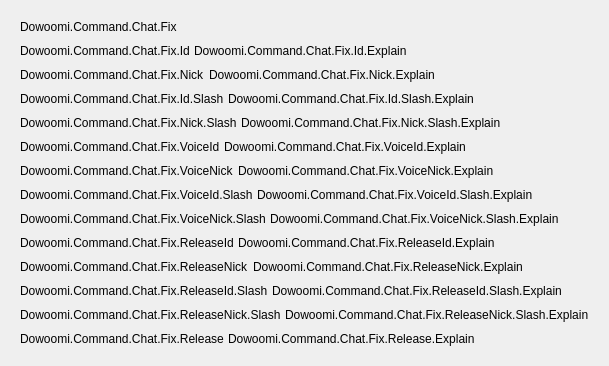
              <widget class="QWidget" name="widget_ChatFix" native="true">
               <property name="maximumSize">
                <size>
                 <width>16777215</width>
                 <height>16777215</height>
                </size>
               </property>
               <layout class="QVBoxLayout" name="verticalLayout_5">
                <property name="spacing">
                 <number>10</number>
                </property>
                <property name="leftMargin">
                 <number>20</number>
                </property>
                <property name="topMargin">
                 <number>20</number>
                </property>
                <property name="rightMargin">
                 <number>20</number>
                </property>
                <property name="bottomMargin">
                 <number>20</number>
                </property>
                <item>
                 <widget class="QLabel" name="label_ChatFix">
                  <property name="text">
                   <string>Dowoomi.Command.Chat.Fix</string>
                  </property>
                 </widget>
                </item>
                <item>
                 <layout class="QVBoxLayout" name="verticalLayout_8">
                  <property name="bottomMargin">
                   <number>0</number>
                  </property>
                  <item>
                   <layout class="QHBoxLayout" name="horizontalLayout_23">
                    <property name="spacing">
                     <number>4</number>
                    </property>
                    <item>
                     <widget class="QLabel" name="label_ChatFixId">
                      <property name="text">
                       <string>Dowoomi.Command.Chat.Fix.Id</string>
                      </property>
                      <property name="labelType" stdset="0">
                       <string>command</string>
                      </property>
                     </widget>
                    </item>
                    <item>
                     <widget class="QLabel" name="label_ChatFixIdExplain">
                      <property name="sizePolicy">
                       <sizepolicy hsizetype="Expanding" vsizetype="Preferred">
                        <horstretch>0</horstretch>
                        <verstretch>0</verstretch>
                       </sizepolicy>
                      </property>
                      <property name="text">
                       <string>Dowoomi.Command.Chat.Fix.Id.Explain</string>
                      </property>
                     </widget>
                    </item>
                   </layout>
                  </item>
                  <item>
                   <layout class="QHBoxLayout" name="horizontalLayout_24">
                    <property name="spacing">
                     <number>4</number>
                    </property>
                    <item>
                     <widget class="QLabel" name="label_ChatFixNickname">
                      <property name="text">
                       <string>Dowoomi.Command.Chat.Fix.Nick</string>
                      </property>
                      <property name="labelType" stdset="0">
                       <string>command</string>
                      </property>
                     </widget>
                    </item>
                    <item>
                     <widget class="QLabel" name="label_ChatFixNicknameExplain">
                      <property name="sizePolicy">
                       <sizepolicy hsizetype="Expanding" vsizetype="Preferred">
                        <horstretch>0</horstretch>
                        <verstretch>0</verstretch>
                       </sizepolicy>
                      </property>
                      <property name="text">
                       <string>Dowoomi.Command.Chat.Fix.Nick.Explain</string>
                      </property>
                     </widget>
                    </item>
                   </layout>
                  </item>
                  <item>
                   <layout class="QHBoxLayout" name="horizontalLayout_25">
                    <property name="spacing">
                     <number>4</number>
                    </property>
                    <item>
                     <widget class="QLabel" name="label_ChatFixIdSlashExplain">
                      <property name="text">
                       <string>Dowoomi.Command.Chat.Fix.Id.Slash</string>
                      </property>
                      <property name="labelType" stdset="0">
                       <string>command</string>
                      </property>
                     </widget>
                    </item>
                    <item>
                     <widget class="QLabel" name="label_ChatFixIdSlash">
                      <property name="sizePolicy">
                       <sizepolicy hsizetype="Expanding" vsizetype="Preferred">
                        <horstretch>0</horstretch>
                        <verstretch>0</verstretch>
                       </sizepolicy>
                      </property>
                      <property name="text">
                       <string>Dowoomi.Command.Chat.Fix.Id.Slash.Explain</string>
                      </property>
                     </widget>
                    </item>
                   </layout>
                  </item>
                  <item>
                   <layout class="QHBoxLayout" name="horizontalLayout_26">
                    <property name="spacing">
                     <number>4</number>
                    </property>
                    <item>
                     <widget class="QLabel" name="label_ChatFixNickSlash">
                      <property name="text">
                       <string>Dowoomi.Command.Chat.Fix.Nick.Slash</string>
                      </property>
                      <property name="labelType" stdset="0">
                       <string>command</string>
                      </property>
                     </widget>
                    </item>
                    <item>
                     <widget class="QLabel" name="label_ChatFixNickSlashExplain">
                      <property name="sizePolicy">
                       <sizepolicy hsizetype="Expanding" vsizetype="Preferred">
                        <horstretch>0</horstretch>
                        <verstretch>0</verstretch>
                       </sizepolicy>
                      </property>
                      <property name="text">
                       <string>Dowoomi.Command.Chat.Fix.Nick.Slash.Explain</string>
                      </property>
                     </widget>
                    </item>
                   </layout>
                  </item>
                  <item>
                   <layout class="QHBoxLayout" name="horizontalLayout_27">
                    <property name="spacing">
                     <number>4</number>
                    </property>
                    <item>
                     <widget class="QLabel" name="label_ChatFixVoiceIdExplain">
                      <property name="text">
                       <string>Dowoomi.Command.Chat.Fix.VoiceId</string>
                      </property>
                      <property name="labelType" stdset="0">
                       <string>command</string>
                      </property>
                     </widget>
                    </item>
                    <item>
                     <widget class="QLabel" name="label_ChatFixVoiceId">
                      <property name="sizePolicy">
                       <sizepolicy hsizetype="Expanding" vsizetype="Preferred">
                        <horstretch>0</horstretch>
                        <verstretch>0</verstretch>
                       </sizepolicy>
                      </property>
                      <property name="text">
                       <string>Dowoomi.Command.Chat.Fix.VoiceId.Explain</string>
                      </property>
                     </widget>
                    </item>
                   </layout>
                  </item>
                  <item>
                   <layout class="QHBoxLayout" name="horizontalLayout_28">
                    <property name="spacing">
                     <number>4</number>
                    </property>
                    <item>
                     <widget class="QLabel" name="label_ChatFixVoiceNickExplain">
                      <property name="text">
                       <string>Dowoomi.Command.Chat.Fix.VoiceNick</string>
                      </property>
                      <property name="labelType" stdset="0">
                       <string>command</string>
                      </property>
                     </widget>
                    </item>
                    <item>
                     <widget class="QLabel" name="label_ChatFixVoiceNick">
                      <property name="sizePolicy">
                       <sizepolicy hsizetype="Expanding" vsizetype="Preferred">
                        <horstretch>0</horstretch>
                        <verstretch>0</verstretch>
                       </sizepolicy>
                      </property>
                      <property name="text">
                       <string>Dowoomi.Command.Chat.Fix.VoiceNick.Explain</string>
                      </property>
                     </widget>
                    </item>
                   </layout>
                  </item>
                  <item>
                   <layout class="QHBoxLayout" name="horizontalLayout_29">
                    <property name="spacing">
                     <number>4</number>
                    </property>
                    <item>
                     <widget class="QLabel" name="label_ChatFixVoiceSlashId">
                      <property name="text">
                       <string>Dowoomi.Command.Chat.Fix.VoiceId.Slash</string>
                      </property>
                      <property name="labelType" stdset="0">
                       <string>command</string>
                      </property>
                     </widget>
                    </item>
                    <item>
                     <widget class="QLabel" name="label_ChatFixVoiceSlashIdExplain">
                      <property name="sizePolicy">
                       <sizepolicy hsizetype="Expanding" vsizetype="Preferred">
                        <horstretch>0</horstretch>
                        <verstretch>0</verstretch>
                       </sizepolicy>
                      </property>
                      <property name="text">
                       <string>Dowoomi.Command.Chat.Fix.VoiceId.Slash.Explain</string>
                      </property>
                     </widget>
                    </item>
                   </layout>
                  </item>
                  <item>
                   <layout class="QHBoxLayout" name="horizontalLayout_30">
                    <property name="spacing">
                     <number>4</number>
                    </property>
                    <item>
                     <widget class="QLabel" name="label_ChatFixVoiceSlashNick">
                      <property name="text">
                       <string>Dowoomi.Command.Chat.Fix.VoiceNick.Slash</string>
                      </property>
                      <property name="labelType" stdset="0">
                       <string>command</string>
                      </property>
                     </widget>
                    </item>
                    <item>
                     <widget class="QLabel" name="label_ChatFixVoiceSlashNickExplain">
                      <property name="sizePolicy">
                       <sizepolicy hsizetype="Expanding" vsizetype="Preferred">
                        <horstretch>0</horstretch>
                        <verstretch>0</verstretch>
                       </sizepolicy>
                      </property>
                      <property name="text">
                       <string>Dowoomi.Command.Chat.Fix.VoiceNick.Slash.Explain</string>
                      </property>
                     </widget>
                    </item>
                   </layout>
                  </item>
                  <item>
                   <layout class="QHBoxLayout" name="horizontalLayout_31">
                    <property name="spacing">
                     <number>4</number>
                    </property>
                    <item>
                     <widget class="QLabel" name="label_ChatFixReleaseId">
                      <property name="text">
                       <string>Dowoomi.Command.Chat.Fix.ReleaseId</string>
                      </property>
                      <property name="labelType" stdset="0">
                       <string>command</string>
                      </property>
                     </widget>
                    </item>
                    <item>
                     <widget class="QLabel" name="label_ChatFixReleaseIdExplain">
                      <property name="sizePolicy">
                       <sizepolicy hsizetype="Expanding" vsizetype="Preferred">
                        <horstretch>0</horstretch>
                        <verstretch>0</verstretch>
                       </sizepolicy>
                      </property>
                      <property name="text">
                       <string>Dowoomi.Command.Chat.Fix.ReleaseId.Explain</string>
                      </property>
                     </widget>
                    </item>
                   </layout>
                  </item>
                  <item>
                   <layout class="QHBoxLayout" name="horizontalLayout_32">
                    <property name="spacing">
                     <number>4</number>
                    </property>
                    <item>
                     <widget class="QLabel" name="label_ChatFixReleaseNick">
                      <property name="text">
                       <string>Dowoomi.Command.Chat.Fix.ReleaseNick</string>
                      </property>
                      <property name="labelType" stdset="0">
                       <string>command</string>
                      </property>
                     </widget>
                    </item>
                    <item>
                     <widget class="QLabel" name="label_ChatFixReleaseNickExplain">
                      <property name="sizePolicy">
                       <sizepolicy hsizetype="Expanding" vsizetype="Preferred">
                        <horstretch>0</horstretch>
                        <verstretch>0</verstretch>
                       </sizepolicy>
                      </property>
                      <property name="text">
                       <string>Dowoomi.Command.Chat.Fix.ReleaseNick.Explain</string>
                      </property>
                     </widget>
                    </item>
                   </layout>
                  </item>
                  <item>
                   <layout class="QHBoxLayout" name="horizontalLayout_33">
                    <property name="spacing">
                     <number>4</number>
                    </property>
                    <item>
                     <widget class="QLabel" name="label_ChatFixReleaseSlashId">
                      <property name="text">
                       <string>Dowoomi.Command.Chat.Fix.ReleaseId.Slash</string>
                      </property>
                      <property name="labelType" stdset="0">
                       <string>command</string>
                      </property>
                     </widget>
                    </item>
                    <item>
                     <widget class="QLabel" name="label_ChatFixReleaseSlashIdExplain">
                      <property name="sizePolicy">
                       <sizepolicy hsizetype="Expanding" vsizetype="Preferred">
                        <horstretch>0</horstretch>
                        <verstretch>0</verstretch>
                       </sizepolicy>
                      </property>
                      <property name="text">
                       <string>Dowoomi.Command.Chat.Fix.ReleaseId.Slash.Explain</string>
                      </property>
                     </widget>
                    </item>
                   </layout>
                  </item>
                  <item>
                   <layout class="QHBoxLayout" name="horizontalLayout_34">
                    <property name="spacing">
                     <number>4</number>
                    </property>
                    <item>
                     <widget class="QLabel" name="label_ChatFixReleaseSlashNick">
                      <property name="text">
                       <string>Dowoomi.Command.Chat.Fix.ReleaseNick.Slash</string>
                      </property>
                      <property name="labelType" stdset="0">
                       <string>command</string>
                      </property>
                     </widget>
                    </item>
                    <item>
                     <widget class="QLabel" name="label_ChatFixReleaseSlashNickExplain">
                      <property name="sizePolicy">
                       <sizepolicy hsizetype="Expanding" vsizetype="Preferred">
                        <horstretch>0</horstretch>
                        <verstretch>0</verstretch>
                       </sizepolicy>
                      </property>
                      <property name="text">
                       <string>Dowoomi.Command.Chat.Fix.ReleaseNick.Slash.Explain</string>
                      </property>
                     </widget>
                    </item>
                   </layout>
                  </item>
                  <item>
                   <layout class="QHBoxLayout" name="horizontalLayout_35">
                    <property name="spacing">
                     <number>4</number>
                    </property>
                    <item>
                     <widget class="QLabel" name="label_ChatFixRelease">
                      <property name="text">
                       <string>Dowoomi.Command.Chat.Fix.Release</string>
                      </property>
                      <property name="labelType" stdset="0">
                       <string>command</string>
                      </property>
                     </widget>
                    </item>
                    <item>
                     <widget class="QLabel" name="label_ChatFixReleaseExplain">
                      <property name="sizePolicy">
                       <sizepolicy hsizetype="Expanding" vsizetype="Preferred">
                        <horstretch>0</horstretch>
                        <verstretch>0</verstretch>
                       </sizepolicy>
                      </property>
                      <property name="text">
                       <string>Dowoomi.Command.Chat.Fix.Release.Explain</string>
                      </property>
                     </widget>
                    </item>
                   </layout>
                  </item>
                 </layout>
                </item>
               </layout>
              </widget>
